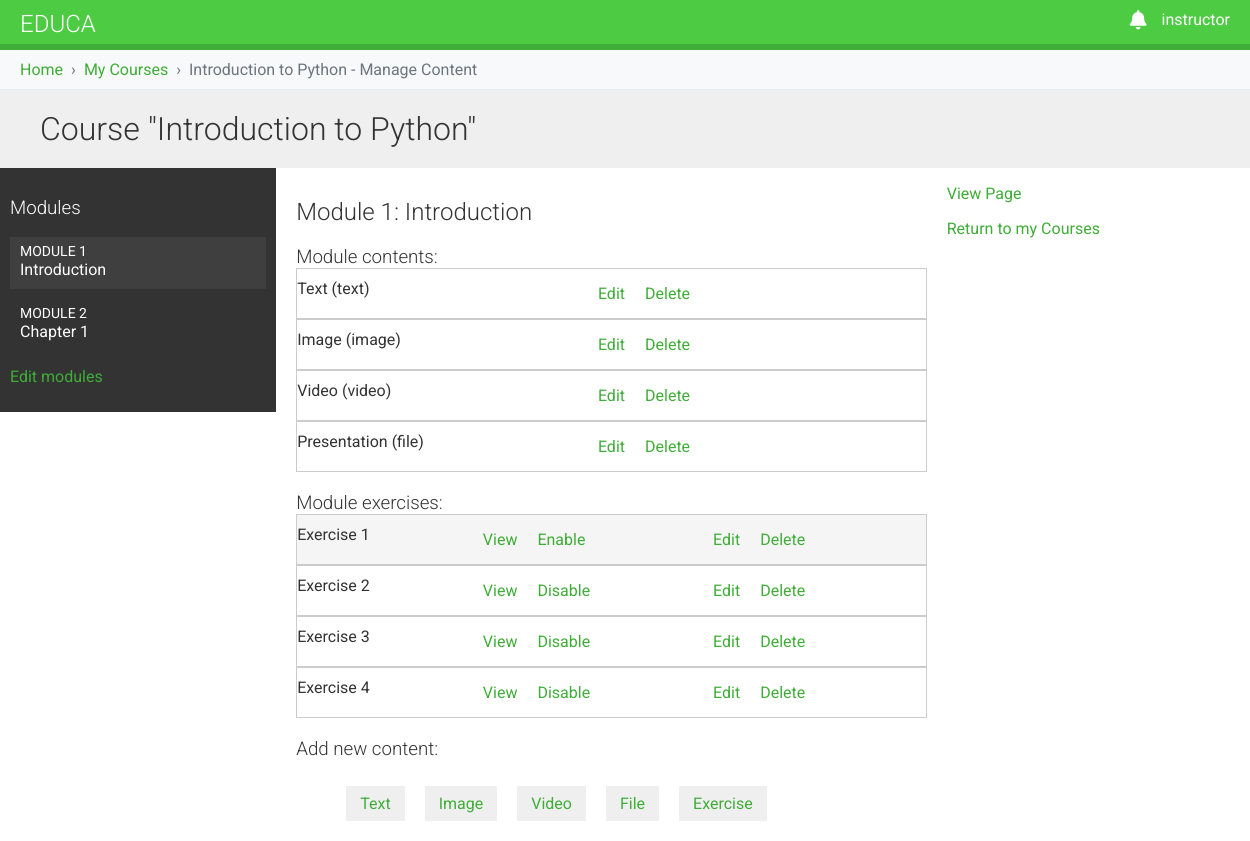
The page /course/course/3/module/10/ (signed in) on the database its author committed.
### courses/models.py (models this page shows, shortened)
class Course(models.Model):
    owners = models.ManyToManyField(User,
                                    related_name='courses_created',
                                    blank=True)
    subject = models.ForeignKey(Subject,
                                related_name='courses',
                                on_delete=models.CASCADE)
    title = models.CharField(max_length=200)
    slug = models.SlugField(max_length=200,
                            unique=True,
                            auto_created=True)
    overview = models.TextField()
    duration = models.TextField(blank=True)
    created = models.DateTimeField(auto_now_add=True) #set when new object is created
    price = models.DecimalField(max_digits=10,decimal_places=2, default=0)
    order = models.PositiveIntegerField(default=0,)
    class Meta:
        ordering = ['order'] # - means descending order

class Module(models.Model):
    course = models.ForeignKey(Course,
                               related_name='modules',
                               on_delete=models.CASCADE)
    title = models.CharField(max_length=200)
    description = models.TextField(blank=True)
    order = OrderField(blank=True, for_fields=['course'])
    class Meta:
        ordering = ['order']

class Content(models.Model):
    module = models.ForeignKey(Module,
                               related_name='contents',
                               on_delete=models.CASCADE)
    content_type = models.ForeignKey(ContentType,
                                     on_delete= models.CASCADE,
                                     limit_choices_to={'model__in':('text','video','image','file','exercise')})
    object_id = models.PositiveIntegerField()
    item = GenericForeignKey('content_type', 'object_id')
    order = OrderField(blank=True, for_fields=['module'])
    class Meta:
        ordering = ['order']

class ItemBase(models.Model):
    owner = models.ForeignKey(User,
                              related_name='%(class)s_related',
                              on_delete=models.CASCADE)
    title = models.CharField(max_length=250)
    created = models.DateTimeField(auto_now_add=True)
    updated = models.DateTimeField(auto_now=True)
    class Meta:
        abstract = True
    def __str__(self):
        return self.title

class Text(ItemBase):
    content = models.TextField()

class Image(ItemBase):
    file = models.FileField(upload_to='images')

class Video(ItemBase):
    url = models.URLField()

class File(ItemBase):
    file = models.FileField(upload_to='files')

class Exercise(models.Model):
    title = models.CharField(max_length=200)
    question_description = models.TextField(blank=True,null=True)
    answer = models.TextField(blank=True,null=True)
    duration = models.DurationField(blank=True,null=True)
    course = models.ForeignKey(Course,on_delete=models.CASCADE,blank=True,null=True)
    module = models.ForeignKey(Module,on_delete=models.CASCADE,blank=True,null=True,related_name='exercises')
    question_file = models.FileField(upload_to='files/exercise_files/question_files',blank=True,null=True)
    answer_file = models.FileField(upload_to='files/exercise_files/answer_files',blank=True,null=True)
    visible = models.BooleanField(default=False)

### courses/views.py (the view, shortened to what this page needs)
class ModuleContentListView(TemplateResponseMixin, View):
    template_name = 'courses/manage/module/content_list.html'
    def get(self, request, course_id, module_id):
        course = get_object_or_404(Course, id=course_id)
        module = get_object_or_404(Module, id=module_id, course__id=course_id)
        if not module.course.owners.filter(id=request.user.id).exists() and not request.user.is_superuser:
            return self.handle_no_permission()
        exercises = Exercise.objects.filter(module=module)
        for exercise in exercises:
            print(f"ID: {exercise.id} - Title: {exercise.title}")
        fields = [field.name for field in Exercise._meta.fields]
        pprint(fields)
        return self.render_to_response({'course': course,'module': module, 'exercises': exercises})

### courses/context_processors.py (called while the page is built)
def is_instructor_processor(request):
    if request.user.is_authenticated:
        is_instructor = request.user.groups.filter(name="Instructors").exists()
    else:
        is_instructor = False
    return {"is_instructor": is_instructor}

### courses/templatetags/course.py (called while the page is built)
@register.filter
def model_name(obj):
    try:
        return obj._meta.model_name
    except AttributeError:
        return None

### educa/context_processors.py (called while the page is built)
def notifications_processor(request):
    if request.user.is_authenticated:
        unread_notifications = Notification.objects.filter(user=request.user,
                                                           is_read=False).order_by('-created_at')[:5]
        unread_count = Notification.objects.filter(user=request.user,
                                                   is_read=False).count()
        return {
            'unread_notifications': unread_notifications,
            'unread_count': unread_count,
        }
    return {
        'unread_notifications': [],
        'unread_count': 0,
    }

### courses/templates/courses/manage/module/content_list.html (shortened to what this page needs)
{% extends "base.html" %}
{% block content_class %}grid-container{% endblock %}
{% load course %}
{% block content %}
    {% with course=module.course %}
        <h1>Course "{{ course.title }}"</h1>
        <div class="contents">
            <h3>Modules</h3>
            <ul id="modules">
                {% for m in course.modules.all %}
                    <li data-id="{{ m.id }}" {% if m == module %}
                        class="selected" {% endif %}>
                        <a href="{% url 'module_content_list' course.id m.id %}">
                        <span>
                            Module <span class="order">{{ m.order|add:1 }}</span>
                        </span>
                            <br>
                            {{ m.title }}
                        </a>
                    </li>
                {% empty %}
                    <li>No modules yet.</li>
                {% endfor %}
            </ul>
            <p><a href="{% url 'course_module_update' course.id %}">
                Edit modules</a></p>
        </div>
        <div class="module">
            <h2>Module {{ module.order|add:1 }}: {{ module.title }}</h2>
            <h3>Module contents:</h3>
            <div id="module-contents">
                {% for content in module.contents.all %}
                    <div data-id="{{ content.id }}">
                        {% with item=content.item %}
                            <p>{{ item }} ({{ item|model_name }})</p>
                            <a href="{% url 'module_content_update' course.id module.id item|model_name item.id %}">
                                Edit</a>
                            <form action="{% url 'module_content_delete' content.id %}" method="post">
                                <input type="submit" value="Delete">
                            </form>
                        {% endwith %}
                    </div>
                {% empty %}
                    <p>This module has no contents yet.</p>
                {% endfor %}
            </div>
            <div class="exercise">
                <h3>Module exercises:</h3>
                {% for exercise in exercises %}
                    <div class="exercise-contents {% if not exercise.visible %}disabled{% endif %}">
                            <p>{{ exercise.title }}</p>
                            <a href="{% url 'exercise_detail' course.id module.id exercise.id %}">View</a>
                            {% if exercise.visible %}
                            	<form action="{% url 'toggle_exercise' exercise.id %}" method="post">
                                    <input type="submit" value="Disable">
                                </form>
                            {% else %}
                                <form action="{% url 'toggle_exercise' exercise.id %}" method="post">
                                    <input type="submit" value="Enable">
                                </form>
                            {% endif %}
                            <a href="{% url 'exercise_update' course.id module.id exercise.id %}">Edit</a>
                            <form action="{% url 'exercise_delete' course.id module.id exercise.id %}" method="get">
                                <input type="submit" value="Delete">
                            </form>
                    </div>
                {% empty %}
                    <p>This module has no exercises yet.</p>
                {% endfor %}
            </div>
            <h3>Add new content:</h3>
            <ul class="content-types">
                <li>
                    <a href="{% url 'module_content_create' course.id module.id 'text' %}">
                        Text
                    </a>
                </li>
                <li>
                    <a href="{% url 'module_content_create' course.id module.id 'image' %}">
                        Image
                    </a>
                </li>
                <li>
                    <a href="{% url 'module_content_create' course.id module.id 'video' %}">
                        Video
                    </a>
                </li>
                <li>
                    <a href="{% url 'module_content_create' course.id module.id 'file' %}">
                        File
                    </a>
                </li>
                <li>
                    <a href="{% url 'exercise_create' course.id module.id %}">Exercise</a>
                </li>
            </ul>
        </div>
    {% endwith %}
    <div>
        <p class="right"><a href="{% url 'student_course_detail_module' course.id module.id %}" target="_blank">View Page</a></p>
        <p class="right"><a href="{% url 'manage_course_list' %}">Return to my Courses</a></p>
    </div>
{% endblock %}

### courses/templates/base.html (shortened to what this page needs)
{% load static %}
<!DOCTYPE html>
<html>
<head>
    <link href="{% static "css/base.css" %}" rel="stylesheet">
    <link rel="stylesheet" href="https://cdnjs.cloudflare.com/ajax/libs/font-awesome/6.4.0/css/all.min.css">
</head>
<body>
<div id="header">
    <a href="/" class="logo">Educa</a>
    <ul class="menu">
        {% if request.user.is_authenticated %}
            <li class="notification-dropdown">
                <a class="dropdown" href="#">
                    <i class="fas fa-bell notification-bell"></i>
                </a>
            </li>
            <li class="profile-dropdown">
                <a class="dropdown" href="">{{ request.user.username }}</a>
            </li>
        {% else %}
            <li><a href="{% url "login" %}">Sign in</a></li>
            <li><a href="{% url 'student_registration' %}">Register</a></li>
        {% endif %}
    </ul>
</div>
<div id="breadcrumbs">
    <div class="container">
        <ul class="breadcrumb">
            {% block breadcrumbs %}
                {% for crumb in breadcrumbs %}
                    {% if not forloop.last %}
                        <li><a href="{{ crumb.url }}">{{ crumb.name }}</a></li>
                    {% else %}
                        <li class="active">{{ crumb.name }}</li>
                    {% endif %}
                {% endfor %}
            {% endblock %}
        </ul>
    </div>
</div>
<div id="content" class="{% block content_class %}block-layout{% endblock %}">
    {% block content %}
    {% endblock %}
</div>
</body>
</html>

### courses/static/css/base.css (style rules this page uses)
html { width: 100%; max-width: 100%; overflow-x: hidden; margin: 0; padding: 0; }
body { margin: 0; font-family: 'Roboto', sans-serif; font-weight: 400; color: #333; width: 100%; grid-template-columns: auto auto; }
a { color: #3fad37; text-decoration: none; }
ul { float: none; }
h1, h2, h3, h4, h5, h6 { font-family: 'Roboto', sans-serif; font-weight: 300; }
h1 { background: #efefef; width: 100%; overflow: auto; padding: 20px 0 20px 40px; margin: 0; grid-row: 1; grid-column: 1 / span2; }
.module { padding: 10px 20px; width: auto; grid-column: 2; grid-row: 2; }
.module h3 { margin: 20px 0 0; padding: 0; width: 100%; }
.module p { margin: 10px 0 20px; width: 100%; }
#header { background: #4dcc43; overflow: visible; padding: 10px 20px; border-bottom: 6px solid #3fad37; width: 100%; box-sizing: border-box; position: relative; left: 0; right: 0; margin: 0; min-height: 50px; }
#header .logo { text-decoration: none; font-family: 'Roboto', sans-serif; font-weight: 300; text-transform: uppercase; font-size: 24px; color: #fff; float: left; }
#header a { color: #fff; }
#header .menu { list-style: none; float: right; margin: 0; padding: 0; display: flex; gap: 15px; }
.contents { padding: 10px; float: left; background: #333; color: #fff; font-family: 'Roboto', sans-serif; grid-column: 1; grid-row: 2; height: min-content; }
.contents ul { list-style: none; margin: 0; padding: 0; width: 100%; }
.contents ul li { margin: 0 0 10px 0; padding: 4px 10px 10px; overflow: auto; cursor: default; }
.contents ul li.selected { background: #3f3f3f; }
.contents ul span { text-transform: uppercase; font-size: 14px; }
.contents ul a { display: block; color: #fff; text-decoration: none; }
ul.content-types li { list-style: none; float: left; margin: 10px; background: #efefef; padding: 8px 14px; }
input, select { border: 1px solid #ccc; border-bottom: 3px solid #ccc; padding: 8px 12px; font-size: 16px; font-family: 'Roboto', sans-serif; float: left; clear: both; margin-bottom: 10px; }
input[type=submit], a.button { border-radius: 5px; background: #4dcc43; color: #fff; border: none; cursor: pointer; }
#module-contents div { display: flex; align-items: center; gap: 10px; border: 1px solid #ccc; background: #fff }
#module-contents form { margin: 0; padding: 0; }
#module-contents input[type=submit] { color: #3fad37; background: none; margin: 0; padding: 5px 10px; float: none; text-transform: none; cursor: pointer; }
.grid-container { display: grid; grid-template-columns: auto auto; }
.right { grid-column: 3; grid-row: 2; }
.exercise-contents { display: flex; flex-direction: row; gap: 10px; border: 1px solid #ccc; align-items: center; }
.exercise input[type=submit] { color: #3fad37; background: none; margin: 0; padding: 5px 10px; float: none; text-transform: none; cursor: pointer; }
.exercise-contents.disabled { background-color: #f5f5f5; }
form { width: 100%; max-width: 800px; }
#breadcrumbs { background-color: #f8f9fa; padding: 10px 20px; border-bottom: 1px solid #e9ecef; width: 100%; box-sizing: border-box; }
.breadcrumb { list-style: none; margin: 0; padding: 0; display: flex; flex-wrap: wrap; }
.breadcrumb li { display: inline-flex; align-items: center; margin: 0; padding: 0; }
.breadcrumb li:not(:last-child)::after { content: "›"; margin: 0 8px; color: #6c757d; }
.breadcrumb li a { color: #3fad37; text-decoration: none; }
.breadcrumb li.active { color: #6c757d; }
.notification-dropdown { position: relative; text-align: right; }
.notification-bell { font-size: 1.2em; display: inline-block; }
.dropdown { position: relative; }
li.profile-dropdown { position: relative; text-align: right; }

### rows shown on the page
Course: title "Introduction to Python"
Module: order|add "1", title "Introduction"
Module: order|add "2", title "Chapter 1"
Content: item "Text", item|model_name "text"
Content: item "Image", item|model_name "image"
Content: item "Video", item|model_name "video"
Content: item "Presentation", item|model_name "file"
Exercise: title "Exercise 1"
Exercise: title "Exercise 2"
Exercise: title "Exercise 3"
Exercise: title "Exercise 4"

### other values the page prints
{{ request.user.username }} "instructor"
{{ crumb.name }} "Home" "My Courses"
{{ crumb.name }} "Introduction to Python - Manage Content"
